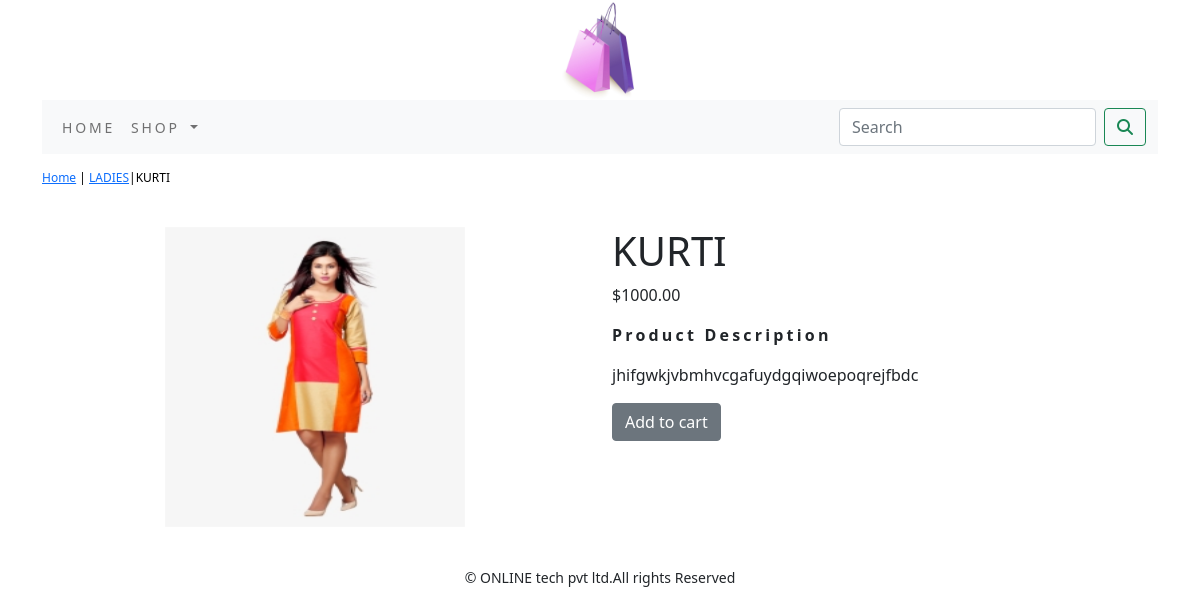
Page /shopapp/ladies/kurti/ on the committed database.
### shopapp/models.py (models this page shows, shortened)
class Product(models.Model):
    name=models.CharField(max_length=250,unique=True)
    slug=models.SlugField(max_length=250,unique=True)
    description=models.TextField(blank=True)
    price=models.DecimalField(max_digits=10,decimal_places=2)
    category=models.ForeignKey(Category,on_delete=models.CASCADE)
    image=models.ImageField(upload_to='product',blank=True)
    stock=models.IntegerField()
    available=models.BooleanField(default=True)
    created=models.DateTimeField(auto_now_add=True)
    updated=models.DateTimeField(auto_now=True)
    class Meta:
        ordering = ('name',)
        verbose_name = 'product'
        verbose_name_plural = 'products'

class Category(models.Model):
    name=models.CharField(max_length=250,unique=True)
    slug=models.SlugField(max_length=250,unique=True)
    description=models.TextField(blank=True)
    image=models.ImageField(upload_to='category',blank=True)
    class Meta:
        ordering=('name',)
        verbose_name='category'
        verbose_name_plural='categories'
    def get_url(self):
        return reverse('shopapp:products_by_category',args=[self.slug])
    def __str__(self):
        return '{}'.format(self.name)

### shopapp/views.py (the view)
# urls.py: path('<slug:c_slug>/<slug:product_slug>/', views.proDetail, name='prodCatdetail')
def proDetail(request,c_slug,product_slug):
    try:
        product=Product.objects.get(category__slug=c_slug,slug=product_slug)
    except Exception as e:
        raise e
    return render(request,'product.html',{'product':product})

### cart/context_processors.py (called while the page is built)
def counter(request):
    item_count=0
    if 'admin' in request.path:
        return {}
    else:
        try:
            cart=Cart.objects.filter(cart_id=_cart_id(request))
            cart_items=CartItem.objects.all().filter(cart=cart[:1])
            for cart_item in cart_items:
                item_count +=cart_item.quantity
        except Cart.DoesNotExist:
            item_count=0
    return dict(item_count=item_count)

### cart/views.py (called while the page is built)
def _cart_id(request):
    cart=request.session.session_key
    if not cart:
        cart=request.session.create()
    return cart

### shopapp/context_processors.py (called while the page is built)
def menu_links(request):
    links=Category.objects.all()
    return dict(links=links)

### templates/product.html (shortened to what this page needs)
{% extends 'base.html' %}
{% load static %}
{% block content %}
<div class="row my_prod_row_class">
    <div class="mx_auto">
        <p> <a href="{% url 'shopapp:allProdCat' %}">Home</a> | <a href="{{product.category.get_url}}">{{product.category}}</a>|{{product.name}}</p>
    </div>
<div class="container">
<br>
<div class="row">
    <div class="col-12 col-sm-12 col-md-12 col-lg-6 text-center">
        <div style="min-width:18rem">
            <img src="{{product.image.url}}" alt="{{product.name}}" width="300" height="300">
        </div>
    </div>
        <div class="col-12 col-sm-12 col-md-12 col-lg-6">
            <div>
                <h1 class="my_prod_title">{{product.name}}</h1>
                <p>${{product.price}}</p>
                <p class="my_title"><b>Product Description</b></p>
                <p class="text-justify my_rod_text">{{product.description}}</p>
                {% if product.stock <= 0 %}
                <p class="text-justify my_prod_text"><b>Out of stock</b></p>
                {% else %}
                <a class="btn btn-secondary" href="{% url 'cart:add_cart' product.id %}">Add to cart</a>
                {% endif %}
            </div>
</div>
</div>
</div>
</div>
{% endblock %}

### static/css/custom.css (style rules this page uses)
body { font-family: 'Roboto', sans-serif; }
.my_title { font-size:16px; text_transform:uppercase; letter-spacing:.2em; }
.my_prod_row_class { padding-top:15px; padding-bottom:20px; }
.my_prod_row_class .mx_auto { color:#000; font-size:12px; text-decoration:none; }

### rows in the picture
Product: category "LADIES", name "KURTI", image (picture), price "1000.00", description "jhifgwkjvbmhvcgafuydgqiwoepoqrejfbdc"
